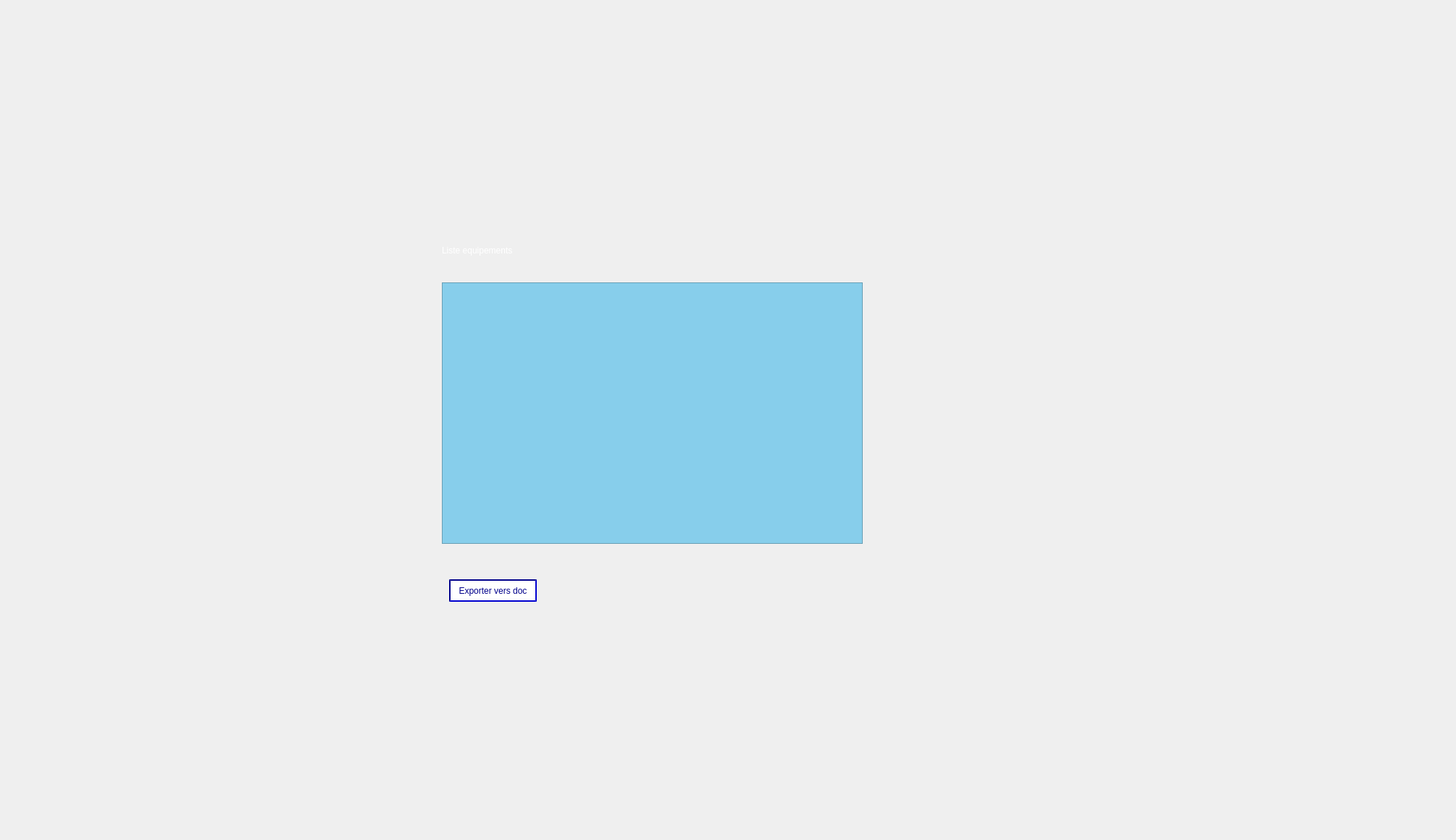
      <widget class="QWidget" name="tab_11">
       <attribute name="title">
        <string>Afficher equipement</string>
       </attribute>
       <widget class="QLabel" name="label_15">
        <property name="geometry">
         <rect>
          <x>-20</x>
          <y>0</y>
          <width>2001</width>
          <height>1151</height>
         </rect>
        </property>
        <property name="text">
         <string/>
        </property>
        <property name="pixmap">
         <pixmap>../../Desktop/2A/Projet_C++/smart.jpg</pixmap>
        </property>
       </widget>
       <widget class="QTableView" name="tableEquip">
        <property name="geometry">
         <rect>
          <x>610</x>
          <y>390</y>
          <width>581</width>
          <height>361</height>
         </rect>
        </property>
        <property name="styleSheet">
         <string notr="true">background-color:skyblue;</string>
        </property>
       </widget>
       <widget class="QLabel" name="label_25">
        <property name="geometry">
         <rect>
          <x>610</x>
          <y>330</y>
          <width>171</width>
          <height>31</height>
         </rect>
        </property>
        <property name="font">
         <font/>
        </property>
        <property name="styleSheet">
         <string notr="true">color:white</string>
        </property>
        <property name="text">
         <string>Liste equipements</string>
        </property>
       </widget>
       <widget class="QPushButton" name="pushButton_Exporter_Equip">
        <property name="geometry">
         <rect>
          <x>620</x>
          <y>800</y>
          <width>121</width>
          <height>31</height>
         </rect>
        </property>
        <property name="styleSheet">
         <string notr="true">color:darkblue ;
border-color:darkblue ;
border-style:solid;
border-width:2px;
background:white;
border-style: inset;</string>
        </property>
        <property name="text">
         <string>Exporter vers doc</string>
        </property>
       </widget>
      </widget>
